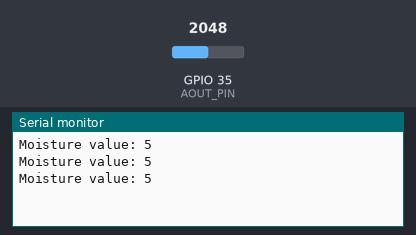
This sketch was run on a simulated ESP32. On the bench: the last lines printed to the serial monitor. The inputs (shaded band) are chosen by the test bench; at power-on: GPIO 35 (AOUT_PIN) = 2048.

Above: at 1.3 s.
1.4 s: GPIO 35 (AOUT_PIN) set to 2866
At 1.9 s:
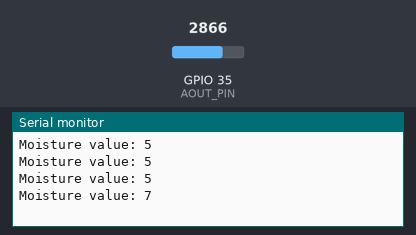
2.9 s: GPIO 35 (AOUT_PIN) set to 3603
At 3.3 s:
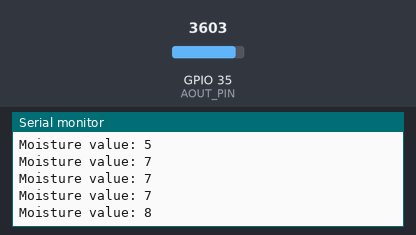
Timing chart, 0 to 5.9 s (numbered marks = the images above; inputs shaded):
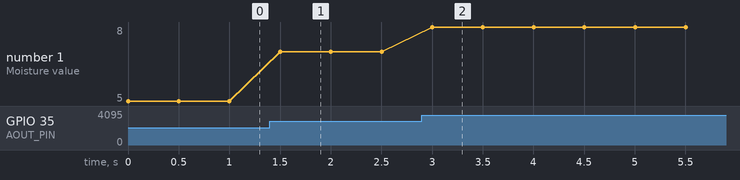

The sketch:

soil_moisture_01.ino
```cpp
#define AOUT_PIN 35 // ESP32 pin GPIO36 (ADC0) that connects to AOUT pin of moisture sensor

void setup() {
  Serial.begin(9600);
  // set the ADC attenuation to 11 dB (up to ~3.3V input)
  analogSetAttenuation(ADC_11db);
}

void loop() {
  int value = analogRead(AOUT_PIN); // read the analog value from sensor

  // Map the value from 0-4095 range to 1-10
  int mappedValue = map(value, 0, 4095, 1, 10);

  Serial.print("Moisture value: ");
  Serial.println(mappedValue); // print the mapped value

  delay(500);
}
```

Measured:
- after the input at 1.4 s, the serial monitor: prints a new line after 0.10 s (image 1)
- after the input at 2.9 s, the serial monitor: prints a new line after 0.10 s (image 2)
- plotted number 1: 5 → 7 after the input at 1.4 s, 7 → 8 after the input at 2.9 s
